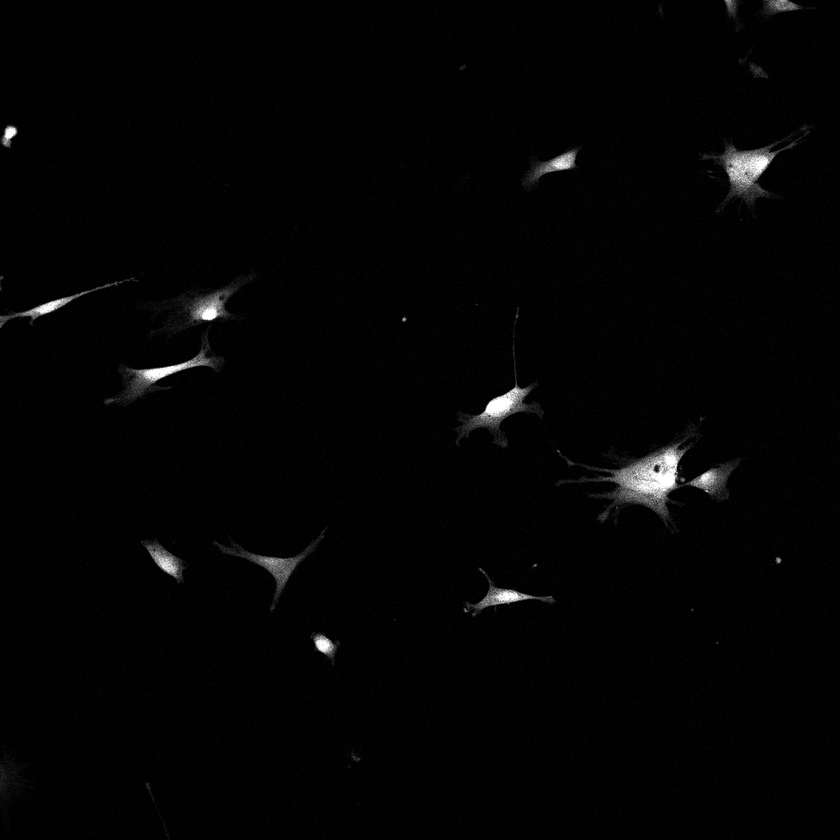
%> input picture MBFY_Schwarzerova_186686/MSC-CMFDA-migrace-6h-23-1-2018.lif_Series011_t03_z2_ch00.tif, 840 x 840 px, shrunk from 1024 x 1024 before the run
$ octave ukol1.m   (GNU Octave 9; MATLAB toolbox functions it lacks are replaced by stand-ins)
%> lines starting %> are read from the running program, lines starting %| are printed output that depends on the picture; in (x1, y1, x2, y2) boxes, pixels count from 0 and x2, y2 are one past the last pixel; in counts of white or black regions, pixels touching at a corner belong together; the program's own positions count from 1
clear all; close all; clc;
%% MBFY – 19.11. 2019

% Detect Cell Using Edge Detection and Morphology
% https://www.mathworks.com/help/images/detecting-a-cell-using-image-segmentation.html

% Step 1: Read Image
I = imread('MSC-CMFDA-migrace-6h-23-1-2018.lif_Series011_t03_z2_ch00.tif');
%> I is the input picture: size 840x840 uint8; min 0, max 255, mean 4.1
imshow(I)
title('Original Image');
text(size(I,2),size(I,1)+15, ...
    'Image courtesy of Alan Partin', ...
    'FontSize',7,'HorizontalAlignment','right');
text(size(I,2),size(I,1)+25, ....
    'Johns Hopkins University', ...
    'FontSize',7,'HorizontalAlignment','right');
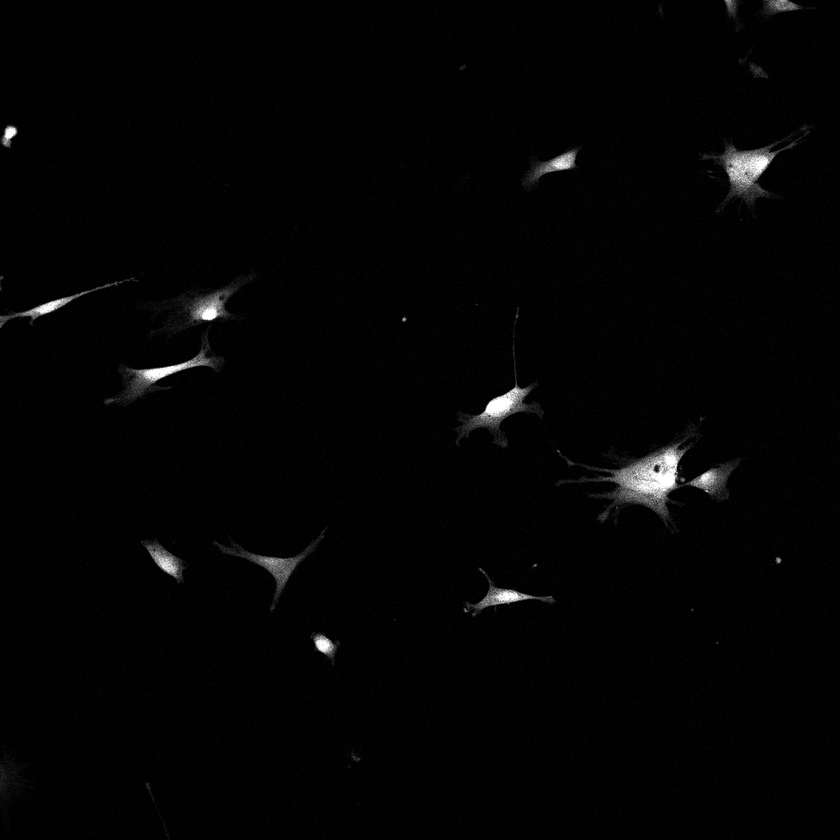
%> figure redrawn from the program's plot data; its title reads 'Original Image'

%Step 2: Detect Entire Cell
[~,threshold] = edge(I,'sobel');
%> threshold = 0.0351
fudgeFactor = 0.5;
BWs = edge(I,'sobel',threshold * fudgeFactor);
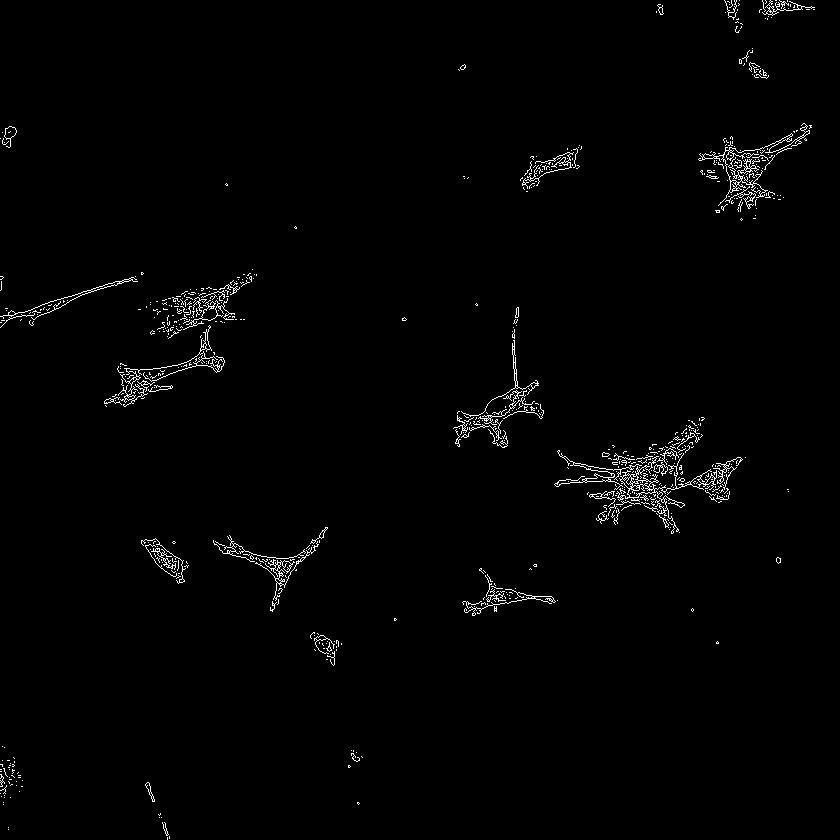
%> BWs: size 840x840 logical; 1.3% white in thin lines or dots

imshow(BWs)
title('Binary Gradient Mask')

%Step 3: Dilate the Image
se90 = strel('line',3,90);
se0 = strel('line',3,0);
BWsdil = imdilate(BWs,[se90 se0]);
%> BWsdil: size 840x840 logical; 4.3% white; 60 white regions (17 under 20 px), largest, box (x1, y1, x2, y2) and area: (553, 416, 747, 535) 7546, (697, 122, 813, 214) 3585, (452, 306, 545, 449) 2761
imshow(BWsdil)
title('Dilated Gradient Mask')

%Step 4: Fill Interior Gaps
BWdfill = imfill(BWsdil,'holes');
%> BWdfill: size 840x840 logical; 4.5% white; 60 white regions (17 under 20 px), largest, box (x1, y1, x2, y2) and area: (553, 416, 747, 535) 7871, (697, 122, 813, 214) 3730, (452, 306, 545, 449) 3014
imshow(BWdfill)
title('Binary Image with Filled Holes')

%Step 5: Remove Connected Objects on Border
BWnobord = imclearborder(BWdfill,4);
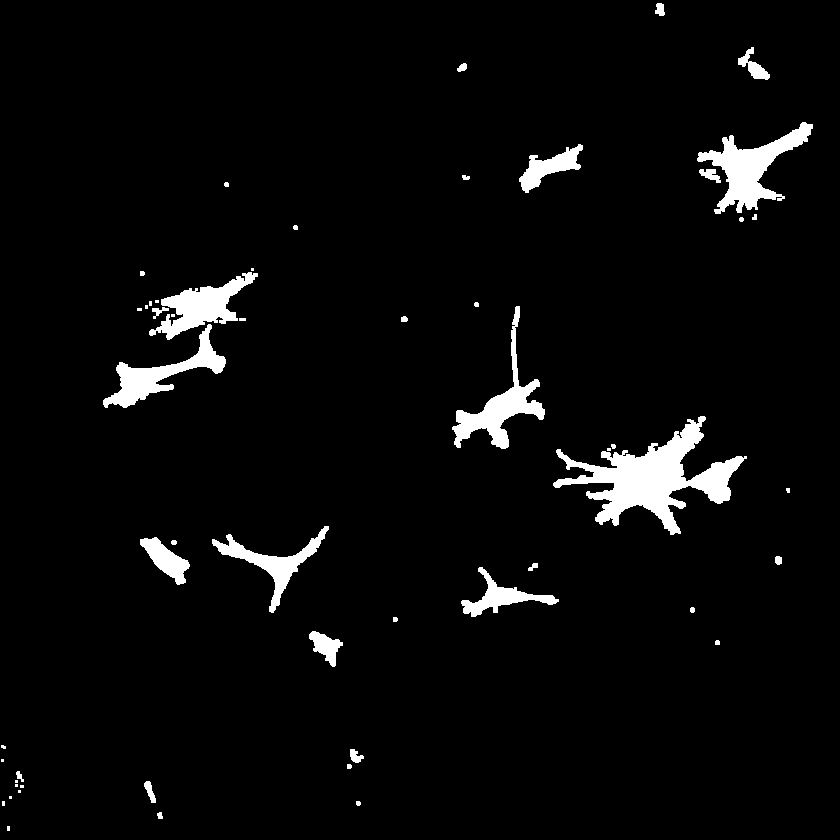
%> BWnobord: size 840x840 logical; 4% white; 54 white regions (17 under 20 px), largest, box (x1, y1, x2, y2) and area: (553, 416, 747, 535) 7871, (697, 122, 813, 214) 3730, (452, 306, 545, 449) 3014
imshow(BWnobord)
title('Cleared Border Image')

%Step 6: Smooth the Object
seD = strel('diamond',1);
BWfinal = imerode(BWnobord,seD);
%> BWfinal: size 840x840 logical; 3.3% white; 65 white regions (44 under 20 px), largest, box (x1, y1, x2, y2) and area: (554, 417, 743, 534) 6869, (698, 123, 812, 213) 3229, (453, 327, 544, 448) 2446
BWfinal = imerode(BWfinal,seD);
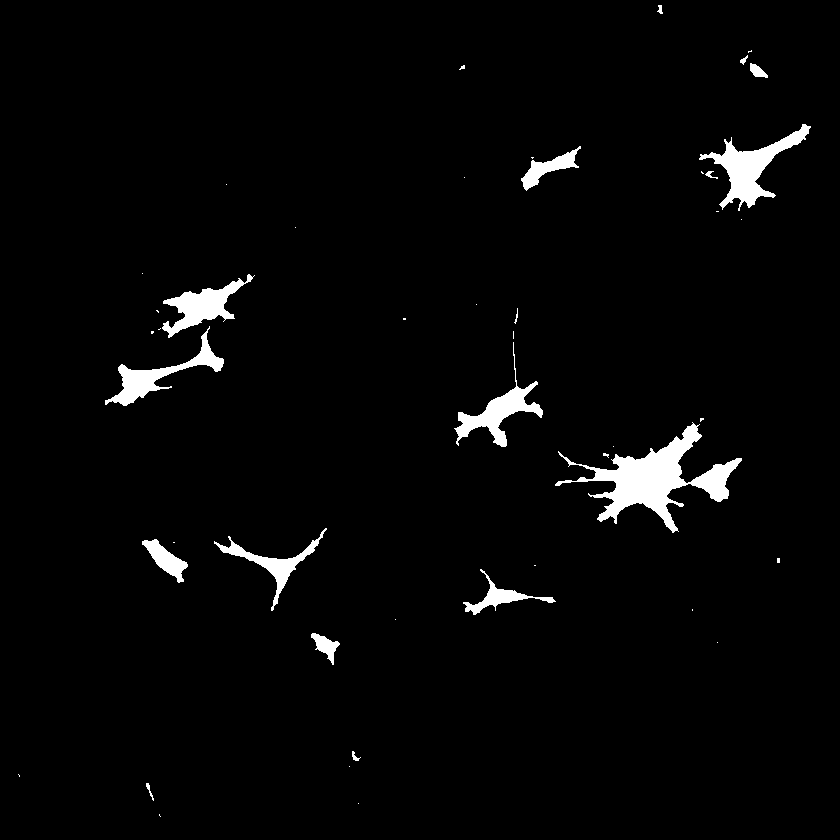
%> BWfinal: size 840x840 logical; 2.8% white; 46 white regions (29 under 20 px), largest, box (x1, y1, x2, y2) and area: (555, 422, 742, 533) 5925, (699, 124, 811, 211) 2790, (454, 342, 543, 447) 2002
imshow(BWfinal)
title('Segmented Image');

%Step 7: Visualize the Segmentation
% imshow(labeloverlay(I,BWfinal))
% title('Mask Over Original Image')

BWoutline = bwperim(BWfinal);
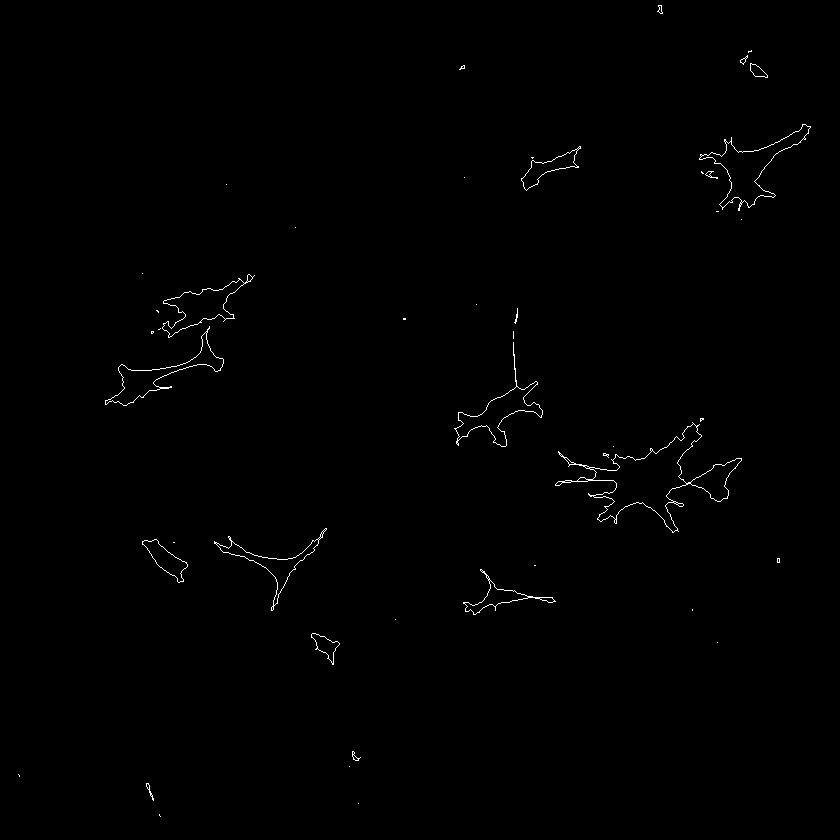
%> BWoutline: size 840x840 logical; 0.49% white in thin lines or dots
Segout = I;
Segout(BWoutline) = 255;
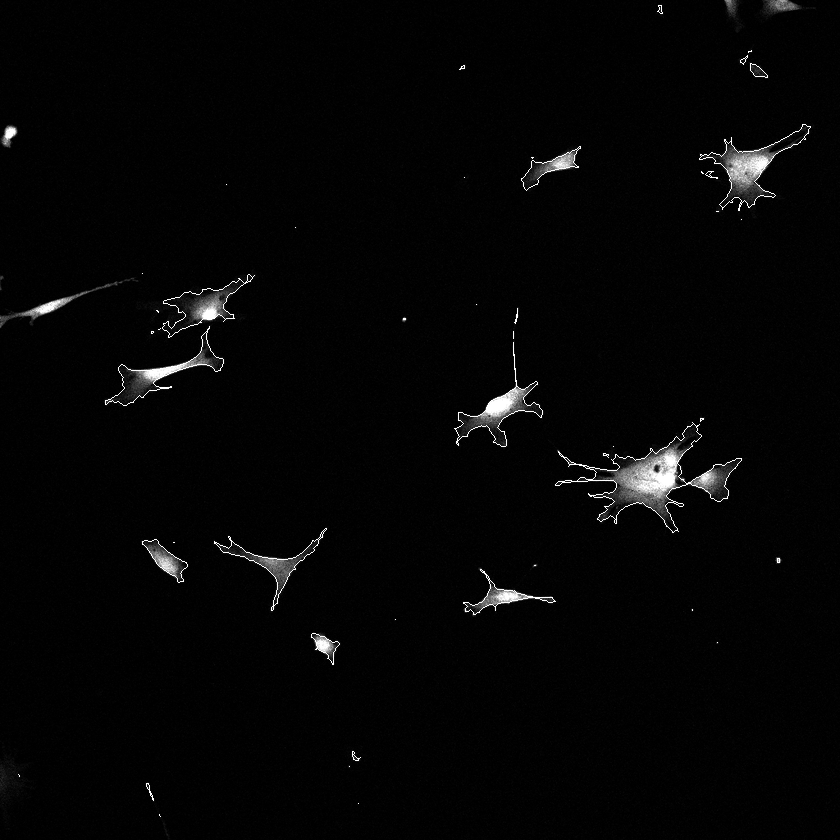
%> Segout: size 840x840 uint8; 0.48% of pixels changed, all inside (x1, y1, x2, y2) = (18, 5, 811, 817)
imshow(Segout)
title('Outlined Original Image')
